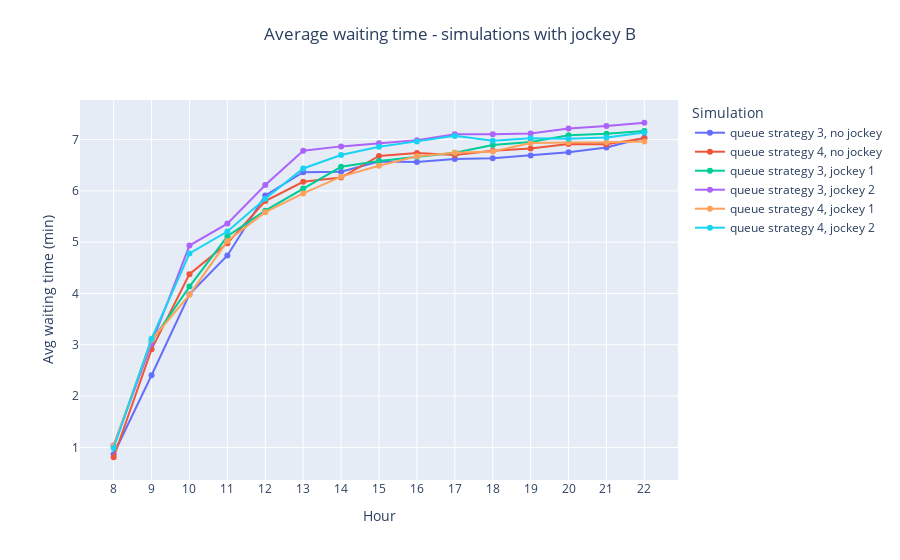

The cell this chart's notebook holds for it:
### Code cell
# Average waiting time

fig =  go.Figure()

fig = add_simulation_to_plot(fig, df_simulations, 'validazione_3', "Avg_waiting_times_standard")
fig = add_simulation_to_plot(fig, df_simulations, 'validazione_4', "Avg_waiting_times_standard")
fig = add_simulation_to_plot(fig, df_simulations, 'coda3_jockey1', "Avg_waiting_times_standard")
fig = add_simulation_to_plot(fig, df_simulations, 'coda3_jockey2', "Avg_waiting_times_standard")
fig = add_simulation_to_plot(fig, df_simulations, 'coda4_jockey1', "Avg_waiting_times_standard")
fig = add_simulation_to_plot(fig, df_simulations, 'coda4_jockey2', "Avg_waiting_times_standard")

fig = decorate_figure(fig,
    title="Average waiting time - simulations with jockey B",
    y_axis_title="Avg waiting time (min)")

fig.show()
fig.write_image("doc/report/images/results/avg_wt_jockey_b.png", scale=IMAGE_SCALE)

### Figure 1 — Plotly figure (JSON) as saved in the notebook; plotly's stock layout.template omitted (floating-point values rounded to 4 significant figures)
{"data": [{"mode": "lines+markers", "name": "queue strategy 3, no jockey", "type": "scatter", "x": [8, 9, 10, 11, 12, 13, 14, 15, 16, 17, 18, 19, 20, 21, 22], "y": [0.8662, 2.406, 3.984, 4.74, 5.911, 6.365, 6.375, 6.57, 6.564, 6.622, 6.635, 6.691, 6.752, 6.847, 7.034]}, {"mode": "lines+markers", "name": "queue strategy 4, no jockey", "type": "scatter", "x": [8, 9, 10, 11, 12, 13, 14, 15, 16, 17, 18, 19, 20, 21, 22], "y": [0.8077, 2.912, 4.377, 4.98, 5.802, 6.176, 6.259, 6.682, 6.738, 6.701, 6.782, 6.827, 6.913, 6.908, 7.027]}, {"mode": "lines+markers", "name": "queue strategy 3, jockey 1", "type": "scatter", "x": [8, 9, 10, 11, 12, 13, 14, 15, 16, 17, 18, 19, 20, 21, 22], "y": [1.02, 3.065, 4.135, 5.115, 5.613, 6.044, 6.469, 6.582, 6.665, 6.744, 6.894, 6.952, 7.083, 7.113, 7.169]}, {"mode": "lines+markers", "name": "queue strategy 3, jockey 2", "type": "scatter", "x": [8, 9, 10, 11, 12, 13, 14, 15, 16, 17, 18, 19, 20, 21, 22], "y": [1.038, 3.02, 4.934, 5.362, 6.116, 6.782, 6.867, 6.926, 6.988, 7.106, 7.104, 7.118, 7.213, 7.266, 7.328]}, {"mode": "lines+markers", "name": "queue strategy 4, jockey 1", "type": "scatter", "x": [8, 9, 10, 11, 12, 13, 14, 15, 16, 17, 18, 19, 20, 21, 22], "y": [1.028, 3.098, 3.974, 5.021, 5.584, 5.95, 6.277, 6.491, 6.674, 6.745, 6.768, 6.931, 6.945, 6.945, 6.963]}, {"mode": "lines+markers", "name": "queue strategy 4, jockey 2", "type": "scatter", "x": [8, 9, 10, 11, 12, 13, 14, 15, 16, 17, 18, 19, 20, 21, 22], "y": [0.9879, 3.118, 4.779, 5.207, 5.847, 6.436, 6.699, 6.858, 6.964, 7.072, 6.979, 7.024, 7.017, 7.041, 7.138]}], "layout": {"legend": {"title": {"text": "Simulation"}}, "title": {"text": "Average waiting time - simulations with jockey B", "x": 0.5, "xanchor": "center", "y": 0.95, "yanchor": "top"}, "xaxis": {"dtick": 1, "tick0": 0, "tickmode": "linear", "title": {"text": "Hour"}}, "yaxis": {"dtick": 1, "tick0": 0, "tickmode": "linear", "title": {"text": "Avg waiting time (min)"}}}}
